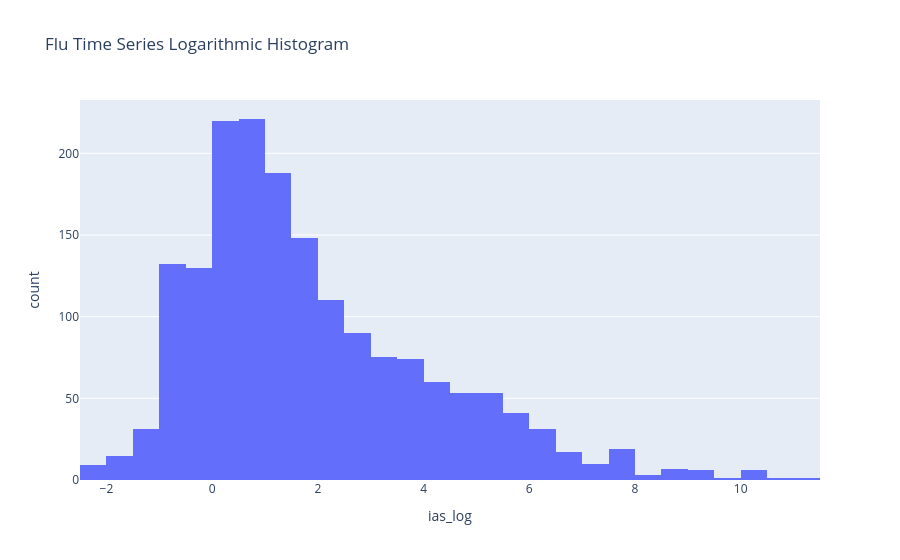

Notebook code cell kept with this figure:
### Code cell
fig = px.histogram(df_flu, x='ias_log', title='Flu Time Series Logarithmic Histogram')
fig.show()

### Figure 1 — Plotly figure (JSON) as saved in the notebook; plotly's stock layout.template omitted (floating-point values rounded to 4 significant figures; data arrays with more than 128 entries replaced by an {"elided": "..."} marker saying what was removed)
{"data": [{"bingroup": "x", "hovertemplate": "ias_log=%{x}<br>count=%{y}<extra></extra>", "legendgroup": "", "marker": {"color": "#636efa", "pattern": {"shape": ""}}, "name": "", "orientation": "v", "showlegend": false, "type": "histogram", "x": {"elided": "1752 float values"}, "xaxis": "x", "yaxis": "y"}], "layout": {"barmode": "relative", "legend": {"tracegroupgap": 0}, "title": {"text": "Flu Time Series Logarithmic Histogram"}, "xaxis": {"anchor": "y", "domain": [0, 1], "title": {"text": "ias_log"}}, "yaxis": {"anchor": "x", "domain": [0, 1], "title": {"text": "count"}}}}
